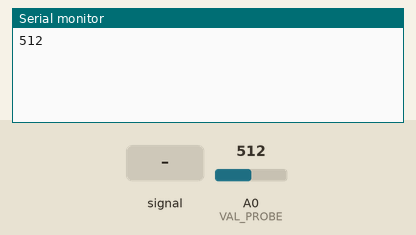
The sketch below on a simulated Arduino Uno, built with avr-gcc and run on an emulated ATmega328P. Parts: the last lines printed to the serial monitor. Inputs (shaded band) come from the test bench; at power-on: A0 (VAL_PROBE) = 512.

Above: at 1.2 s.
1.3 s: A0 (VAL_PROBE) fed a 200 Hz sine of ±81 counts around its level
At 2.6 s:
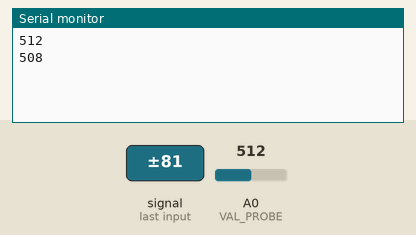
2.8 s: A0 (VAL_PROBE) set to 716
At 3.8 s:
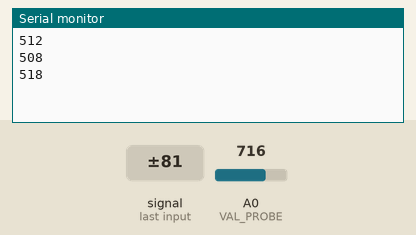
4.3 s: A0 (VAL_PROBE) fed a 1000 Hz sine of ±255 counts around its level
5.8 s: A0 (VAL_PROBE) set to 900
At 6.9 s:
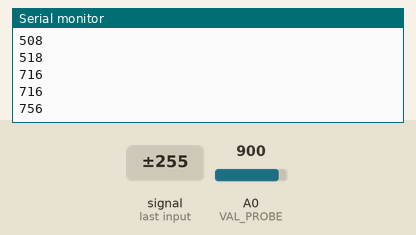
Timing chart, 0 to 8.3 s (numbered marks = the images above; inputs shaded):
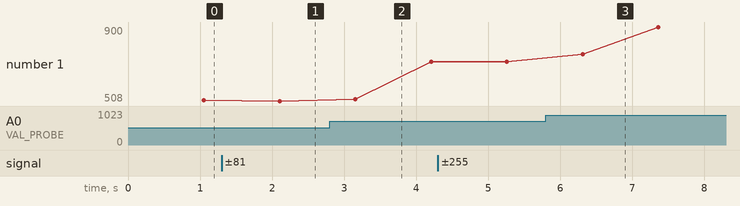

The sketch:

moisture_code_simpleavg_copy_2.ino
```cpp
const int VAL_PROBE = 0;
const int MOISTURE_LEVEL = 250;

void setup() {
  Serial.begin(9600);
  // put your setup code here, to run once:

}

void LedState(int state)
{
  digitalWrite(13, state);
}

void loop() {
  if(analogRead(VAL_PROBE) > MOISTURE_LEVEL)
  {
    LedState(HIGH);
  }
  else
  {
    LedState(LOW);
  }
  delay(50);
  // put your main code here, to run repeatedly:

  int nums[10];

  for (int i=0; i<10; i++)
  {
    nums[i] = analogRead(VAL_PROBE);
    delay(100);
  }

  int sum=0;
  int avg=0;

  for (int i=0; i<10; i++)
  {
    sum+=nums[i];
  }

  avg=sum/10;
  Serial.println(avg);

}
```

Measured:
- after the input at 1.3 s, the serial monitor: prints a new line after 0.80 s (image 1)
- after the input at 2.8 s, the serial monitor: prints a new line after 0.35 s (image 2)
- after the input at 5.8 s, the serial monitor: prints a new line after 0.51 s (image 3)
- plotted number 1: 512 → 508 after the input at 1.3 s, 508 → 716 after the input at 2.8 s, 716 → 900 after the input at 5.8 s
